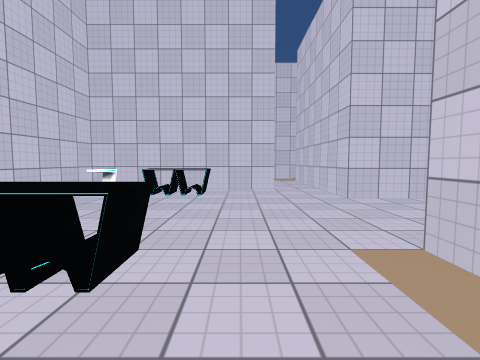
view 1 (above)

18 first-person views from a walk through a 3-D level made in the Unity game engine. The camera is 1.2 m above the floor, tilts 4° down and sees 85° across. The floor is counted in squares, 1 m on a side. Each view is taken from the middle of a square. On the plan, view 1 faces up. The plan holds only what a view shows up to about 12 squares ahead; the rest is blank. The place goes on beyond the plan. Some surface patterns are stand-ins.

view 2
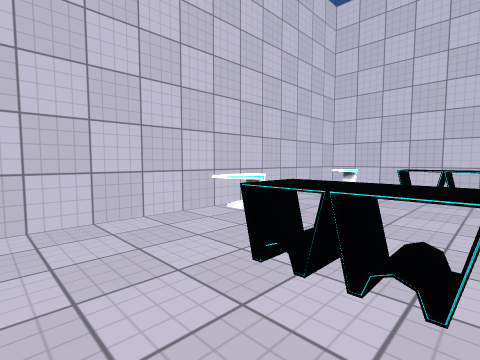

view 3
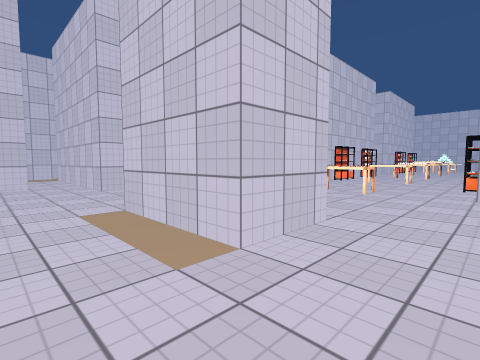

view 4
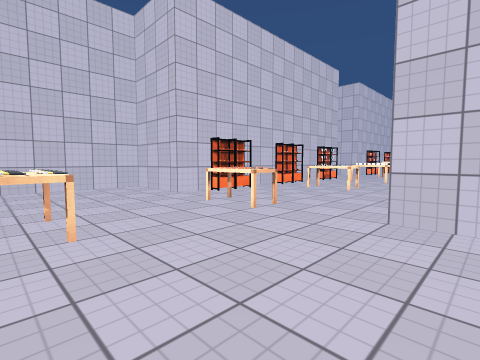

view 5
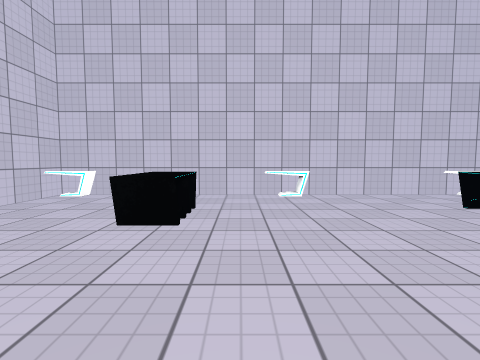

view 6
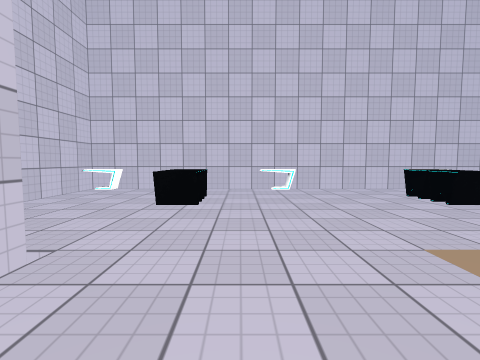

view 7
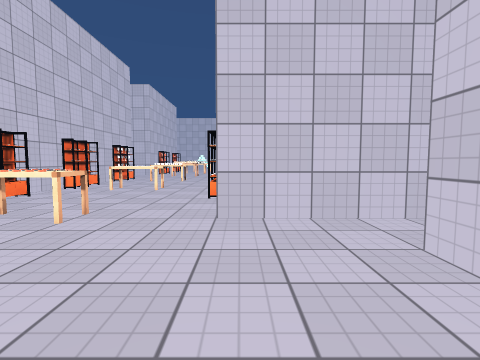

view 8
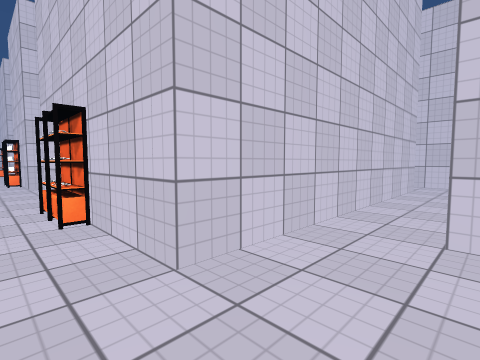

view 9
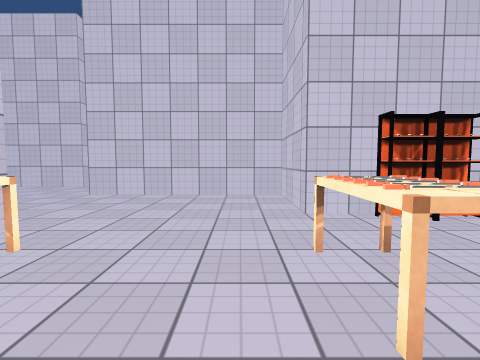

view 10
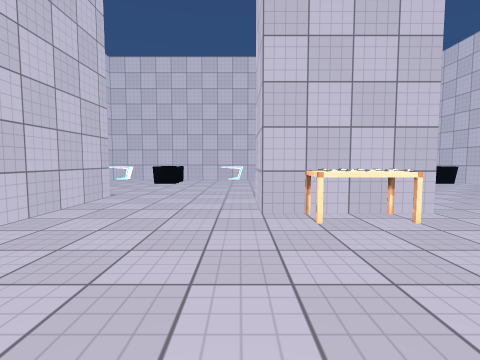

view 11
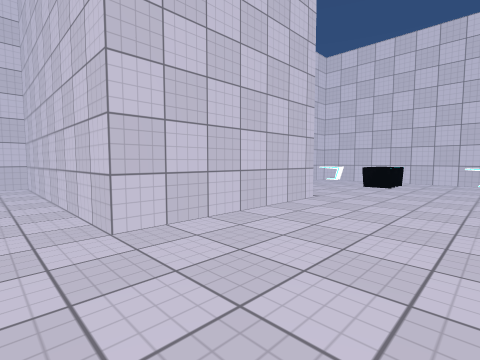

view 12
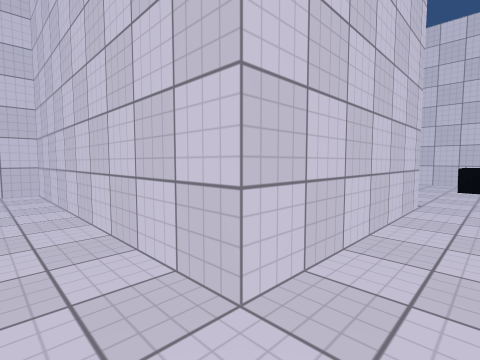

view 13
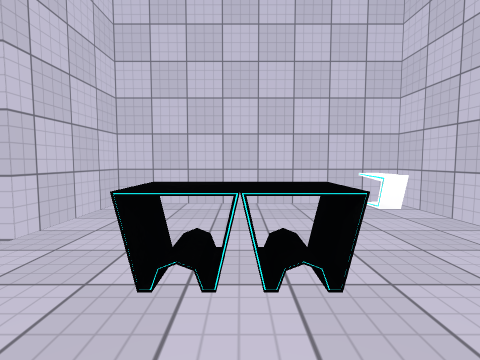

view 14
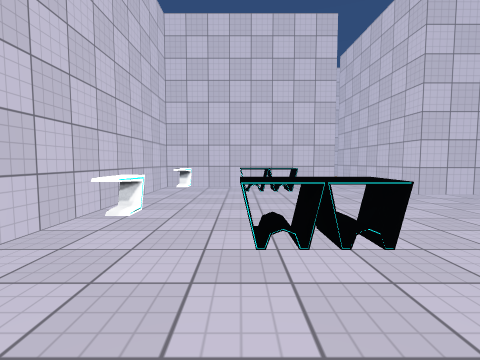

view 15
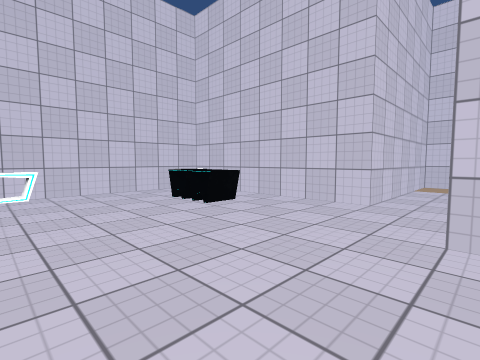

view 16
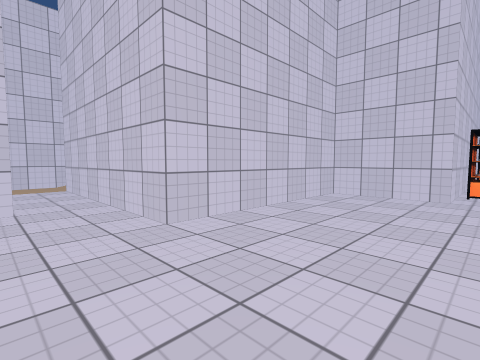

view 17
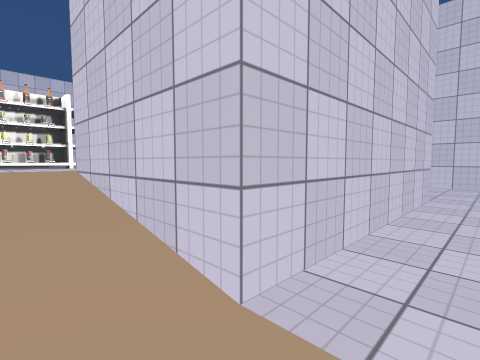

view 18
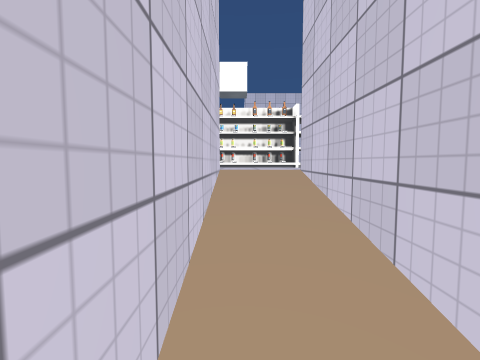

### Floor plan
Points are (right, up) in squares from view 1. A wall is a line through its corners. A room is listed if a view was taken in it or the views show most of it. See-through windows are left out.
Room 1 (views 1, 2, 3, 4, 5, 6, 7, 8, 9, 10, 11, 12, 13, 14, 15, 16, 17, 18)
walls: (5, 3.6) (5, -0.5) (2.5, -0.5) (2.5, 3.5) (4.4, 3.5); (1.9, -5.5) (8.5, -5.5) (8.5, -15.5) (10.6, -15.5); (12.4, 5) (10.5, 5) (10.5, 8.5) (3.5, 8.5) (3.5, 16.5) (8.5, 16.5); (16, -2.5) (17.5, -2.5); (16.5, 5) (14.4, 5); (10.5, -13.5) (10.5, -2.5) (13.6, -2.5); (8.5, 18.5) (1.5, 18.5) (1.5, 11.5) (-6.5, 11.5) (-6.5, -9.5) (1.5, -9.5) (1.5, -6)
ways out: opening at (8.5, 17.5)
objects: shelf (-6, -9) to (-5, -8); shelf (-6, -2) to (-5, -1); shelf (-6, 4) to (-5, 5); shelf (-6, 10) to (-5, 11); table (-3, -5) to (-3, -4); table (-3, 2) to (-3, 3); other object (-3, 8) to (-3, 9); table (-2, -5) to (-1, -4); table (-2, 2) to (-1, 3); other object (-2, 8) to (-1, 9); table (6, 1) to (6, 2); table (10, 1) to (11, 2); shelf (12, 4) to (13, 5); shelf (13, 4) to (14, 5); shelf (14, -2); shelf (15, -2); table (16, 1) to (17, 2); shelf (17, 5)

Where each view was taken, in squares from view 1:
view 1: 0 up, 0 right, facing up
view 2: 0 up, 1 left, facing up-left
view 3: 3 down, 0 right, facing up-right
view 4: 4 down, 5 right, facing up-right
view 5: 3 down, 3 right, facing left
view 6: 3 down, 5 right, facing left
view 7: 3 down, 5 right, facing right
view 8: 1 down, 8 right, facing down-right
view 9: 1 down, 9 right, facing up
view 10: 1 down, 11 right, facing left
view 11: 1 down, 10 right, facing down-left
view 12: 4 down, 10 right, facing down-left
view 13: 2 down, 2 left, facing down
view 14: 1 down, 3 left, facing up
view 15: 4 up, 4 right, facing up-left
view 16: 4 up, 1 right, facing up-right
view 17: 18 up, 2 right, facing down-right
view 18: 18 up, 2 right, facing right
